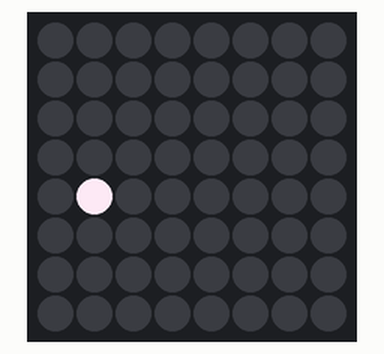
Simulated run of this program. Board: Raspberry Pi (BCM pin numbers) with a Sense HAT. Parts: the Sense HAT's 8×8 RGB LED matrix. Random numbers come from a fixed seed.

Above: at 0.1 s.
At 4.1 s:
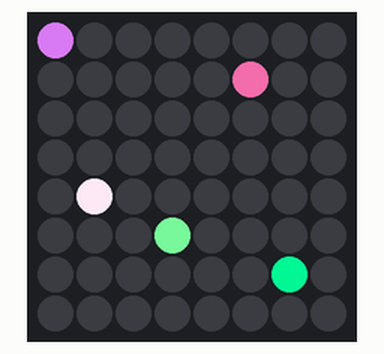
At 9.1 s:
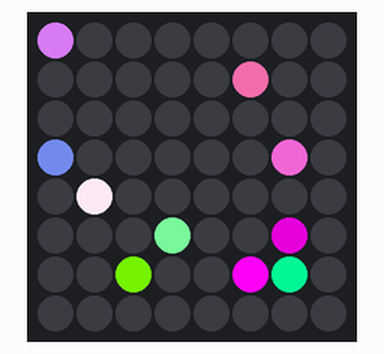
At 16.1 s:
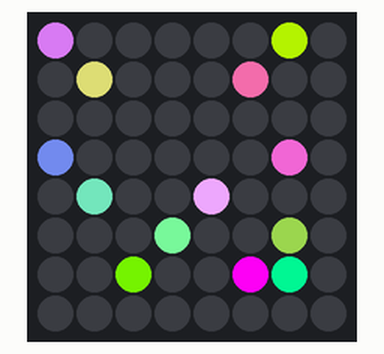
At 23.1 s:
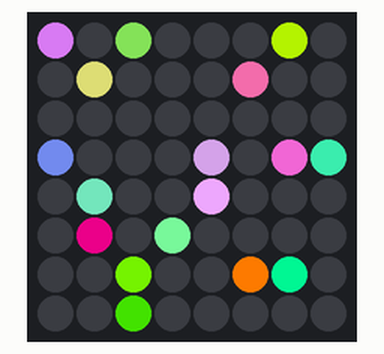
At 38.1 s:
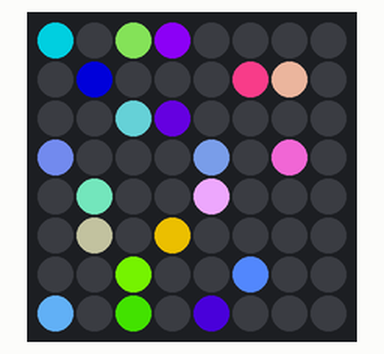

The program:

Obstacle_course.py
```python
from sense_hat import SenseHat
from time import sleep
import random

sense = SenseHat()
w = (0,0,0)

game_space = [w,w,w,w,w,w,w,w,
              w,w,w,w,w,w,w,w,
              w,w,w,w,w,w,w,w,
              w,w,w,w,w,w,w,w,
              w,w,w,w,w,w,w,w,
              w,w,w,w,w,w,w,w,
              w,w,w,w,w,w,w,w,
              w,w,w,w,w,w,w,w]

def rand_col():
  r = random.randint(0,255)
  g = random.randint(0,255)
  b = random.randint(0,255)
  return (r,g,b)
x = random.randint(0,7)
y = random.randint(0,7)

def update_space(x,y,col):
  p = 8*x + y
  game_space[p] = col

count = 0
while True:
  count += 1
  x = random.randint(0,7)
  y = random.randint(0,7)
  update_space(x,y,rand_col())
  if count % 2 == 0:
    update_space(x,y,(0,0,0))
  sense.set_pixels(game_space)
  sleep(0.5)
  #SPARKLE
```
